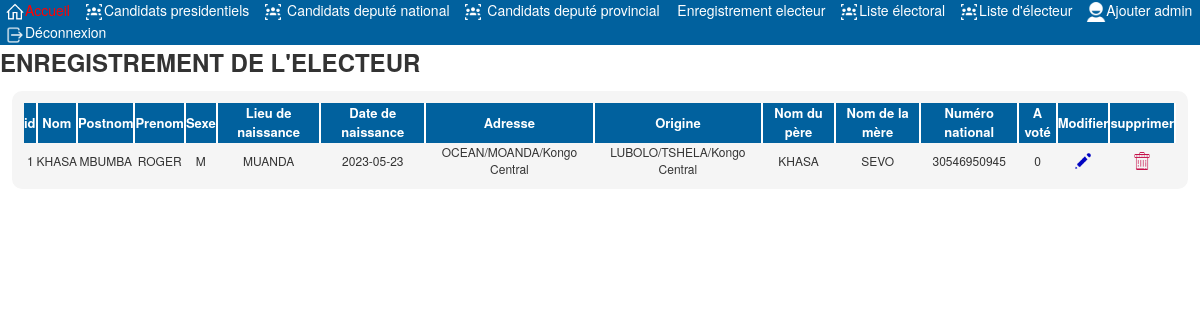
Page /admin/liste_electeur.php (signed in) on the committed database.
### tables this page shows
CREATE TABLE `electeurs` (
  `id` int(11) NOT NULL,
  `nom` varchar(255) NOT NULL,
  `postnom` varchar(255) NOT NULL,
  `prenom` varchar(255) NOT NULL,
  `sexe` varchar(1) NOT NULL,
  `lieunaissance` varchar(255) NOT NULL,
  `datedenaissance` date NOT NULL,
  `adresse` text NOT NULL,
  `origine` text NOT NULL,
  `nompere` varchar(255) NOT NULL,
  `nomere` varchar(255) NOT NULL,
  `nn` text NOT NULL,
  `voter` tinyint(1) DEFAULT NULL
);

### admin/liste_electeur.php (the view, shortened to what this page needs)
<?php
if (isset($_SESSION['id'])){
    require '../bdd_conn.php';
    $electeur = $bdd->query("SELECT * FROM electeurs");
?>
<!DOCTYPE html>
<html lang="en">
<head>
    <link rel="stylesheet" href="../bootstrap/css/bootstrap.css">
    <link rel="stylesheet" href="../style/enroler.css">
    <link rel="stylesheet" href="../style/liste_admin.css">
</head>
<body>
<nav>
        <div class="bar">
        <a href="menu_admin.php"><img src="../img/home.png" alt="">Accueil</a>
                <a href="candidat_president.php"><img src="../img/candidat.png" alt="">Candidats presidentiels</a>
                <a href="candidat_national.php"><img src="../img/candidat.png" alt=""> Candidats deputé national</a>
                <a href="candidat_provincial.php" class="line"><img src="../img/candidat.png" alt=""> Candidats deputé provincial</a>
                <a href="enroler_electeur.php"><img src="../img/plus.png" alt=""> Enregistrement electeur</a>
                <a href="liste_electoral.php"><img src="../img/candidat.png" alt="">Liste électoral</a>
                <a href="liste_electeur.php"><img src="../img/candidat.png" alt="">Liste d'électeur</a>
                <a href="enregistrement.php"><img src="../img/admin.png" alt="">Ajouter admin</a>
                <?php echo'<a href="deconnexion.php"><img src="../img/deconnexion.png" alt="">Déconnexion</a>';?>
        </div>
    </nav>
    <font><marquee behavior="" direction="left">ENREGISTREMENT DE L'ELECTEUR</marquee></font>
    <div class="electeur">
    <table>
           <th>id</th>
           <th>Nom</th>
           <th>Postnom</th>
           <th>Prenom</th>
           <th>Sexe</th>
           <th>Lieu de naissance</th>
           <th>Date de naissance</th>
           <th>Adresse</th>
           <th>Origine</th>
           <th>Nom du père</th>
           <th>Nom de la mère</th>
           <th>Numéro national</th>
           <th>A voté</th>
           <th>Modifier</th>
           <th>supprimer</th>
           <?php
               while($aff = $electeur->fetch()){
                   echo'
                       <tr>
                           <td>'.$aff['id'].'</td>
                           <td>'.$aff['nom'].'</td>
                           <td>'.$aff['postnom'].'</td>
                           <td>'.$aff['prenom'].'</td>
                           <td>'.$aff['sexe'].'</td>
                           <td>'.$aff['lieunaissance'].'</td>
                           <td>'.$aff['datedenaissance'].'</td>
                           <td>'.$aff['adresse'].'</td>
                           <td>'.$aff['origine'].'</td>
                           <td>'.$aff['nompere'].'</td>
                           <td>'.$aff['nomere'].'</td>
                           <td>'.$aff['nn'].'</td>
                           <td>'.$aff['voter'].'</td>
                           <td><a href="modelec.php?id='.$aff['id'].'"><img src="../img/modifier.png" width="20px"></a></td>
                           <td><a href="suppelec.php?id='.$aff['id'].'"><img src="../img/supprimer.png" width="20px"></a></td>
                       </tr>
                   ';
               }
           ?>
       </table>
    </div>
</body>
</html>
<?php }
else{
    header('location:deconnexion.php');
}
?>

### style/enroler.css (style rules this page uses)
body { padding: 0%; margin: 0%; }
.bar { background-color: #01619E; }
.bar a { color: white; padding: 5px; text-decoration: none; }
.bar img { width: 20px; }

### style/liste_admin.css (style rules this page uses)
.affichage, .electeur, .affichage2, .affichage1 { display: flex; flex-wrap: wrap; justify-content: center; padding: 1%; background-color: whitesmoke; margin: 1% 20%; border-radius: 10px; }
.affichage table, .electeur table, .affichage2 table, .affichage1 table { text-align: center; width: 100%; }
.affichage table th, .electeur table th, .affichage2 table th, .affichage1 table th { text-align: center; color: white; background-color: #01619E; height: 5vh; font-size: large; }
.electeur { font-size: 12px; margin: 1%; }
.electeur table th { font-size: small; border-right: 2px white solid; }
font { font-size: x-large; font-weight: bolder; }

### rows in the picture
electeurs: id "1", nom "KHASA", postnom "MBUMBA", prenom "ROGER", sexe "M", lieunaissance "MUANDA", datedenaissance "2023-05-23", adresse "OCEAN/MOANDA/Kongo Central", origine "LUBOLO/TSHELA/Kongo Central", nompere "KHASA", nomere "SEVO", nn "30546950945", voter "0"
